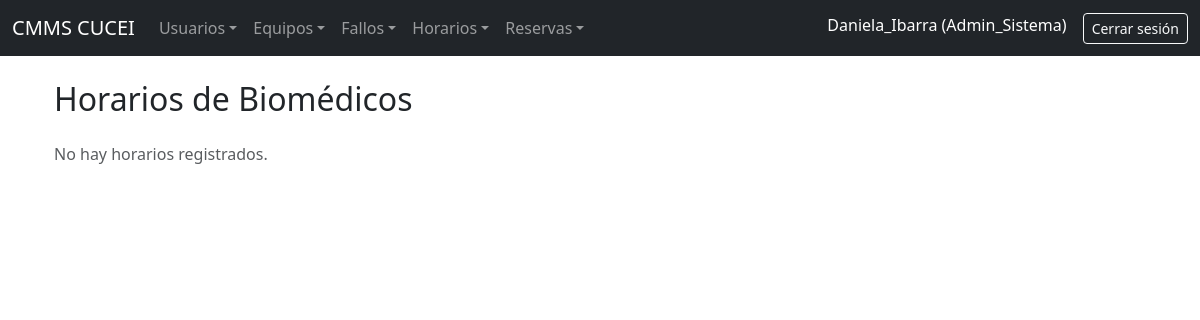
Before: /horarios/ (signed in) with the older database file.
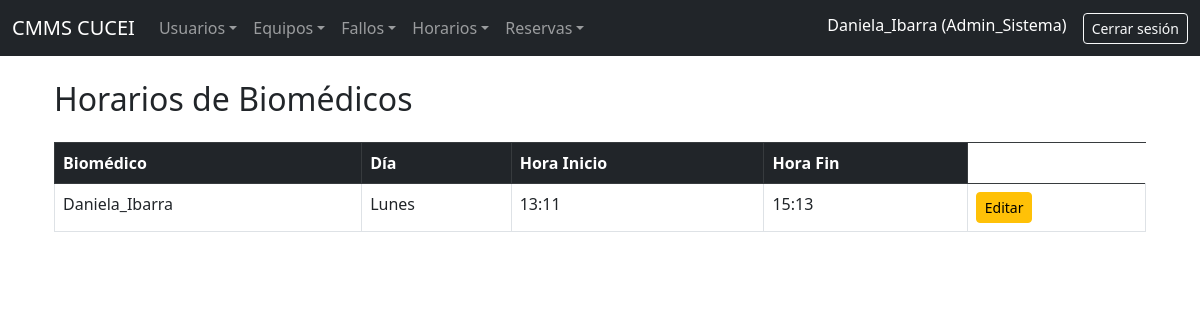
After: the same page with the newer database file.
### CMMS_Lab/models.py (models this page shows, shortened)
class HorarioBiomedico(models.Model):
    biomedico = models.ForeignKey(User, on_delete=models.CASCADE)
    dia_semana = models.CharField(max_length=10, choices=[
        ('lunes', 'Lunes'),
        ('martes', 'Martes'),
        ('miércoles', 'Miércoles'),
        ('jueves', 'Jueves'),
        ('viernes', 'Viernes'),
    ])
    hora_inicio = models.TimeField()
    hora_fin = models.TimeField()

### CMMS_Lab/views.py (the view)
# urls.py: path('horarios/', views.lista_horarios, name='lista_horarios'),
@login_required
def lista_horarios(request):
    horarios = HorarioBiomedico.objects.select_related('biomedico').order_by('dia_semana', 'hora_inicio')
    return render(request, 'horarios/lista.html', {'horarios': horarios})

### CMMS_Lab/templates/horarios/lista.html
{% extends 'base.html' %}
{% block content %}
<div class="container">
    <h2 class="mb-4">Horarios de Biomédicos</h2>
    {% if horarios %}
        <table class="table table-bordered table-hover">
            <thead class="table-dark">
                <tr>
                    <th>Biomédico</th>
                    <th>Día</th>
                    <th>Hora Inicio</th>
                    <th>Hora Fin</th>
                </tr>
            </thead>
            <tbody>
                {% for horario in horarios %}
                <tr>
                    <td>{{ horario.biomedico.username }}</td>
                    <td>{{ horario.dia_semana|title }}</td>
                    <td>{{ horario.hora_inicio }}</td>
                    <td>{{ horario.hora_fin }}</td>
                    <td>
                        {% if request.user.perfilusuario.rol == 'admin_sistema' %}
                            <a href="{% url 'editar_horario' horario.id %}" class="btn btn-sm btn-warning">Editar</a>
                        {% endif %}
                    </td>
                </tr>
                {% endfor %}
            </tbody>
        </table>
    {% else %}
        <p class="text-muted">No hay horarios registrados.</p>
    {% endif %}
</div>
{% endblock %}

Changed rows visible on the page:
added HorarioBiomedico: biomedico.username "Daniela_Ibarra", dia_semana "Lunes", hora_inicio "13:11", hora_fin "15:13"
Other visible differences:
text no longer shown: "No hay horarios registrados."
text now shown: "Biomédico Día Hora Inicio Hora Fin"
